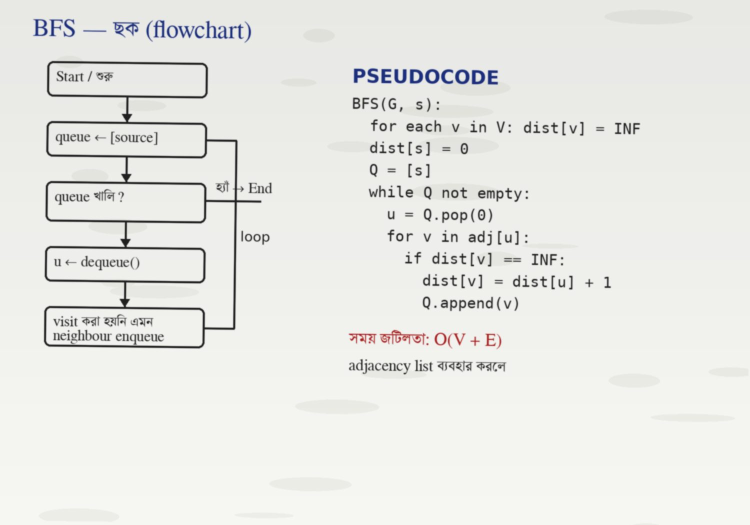
#> input picture eval/images/flow_pseudocode.jpg, 1500 x 1050 px (shown at 1/2 size); its folder holds only this picture in this run
$ python -i make_boards.py   (imports and definitions only)
#> lines starting #> are read from the running program, lines starting #| are printed output that depends on the picture
#> further down, picture is the input picture: PIL image 1500x1050 RGB; mean R, G, B 232.2, 232.9, 228.9
"""Generate author-created test whiteboard images for BoardBridge BD evaluation.

These are SYNTHETIC boards authored for this submission — not photographs of real
classrooms, and not scraped from anywhere. Provenance is stated in eval/references.md
and in the Kaggle writeup. Run: python3 eval/make_boards.py
"""
import os
import random

from PIL import Image, ImageDraw, ImageFilter, ImageFont

# [1 line not run here, left out]

OUT = os.path.join(os.path.dirname(__file__), "images")
# [1 line not run here, left out]

# FreeSerif covers Bengali AND Latin in one face, so code-switched lines render
# in a single draw call the way a real hand-written board mixes the two scripts.
BN = "/usr/share/fonts/truetype/freefont/FreeSerif.ttf"
BN_ALT = "/usr/share/fonts/truetype/freefont/FreeSans.ttf"
EN = "/usr/share/fonts/truetype/dejavu/DejaVuSans.ttf"
EN_BOLD = "/usr/share/fonts/truetype/dejavu/DejaVuSans-Bold.ttf"
MONO = "/usr/share/fonts/truetype/dejavu/DejaVuSansMono.ttf"


# [16 lines left out: functions font, board, not called in this run]


def photo_finish(img, blur=0.7, rot=0.5, dark=0.93):
    """Simulate a phone photo: slight rotation, uneven lighting, mild blur, JPEG-ish."""
#> called with blur = 0.7, rot = 0.5, dark = 0.93
    img = img.rotate(rot, expand=False, fillcolor=(247, 247, 244), resample=Image.BICUBIC)
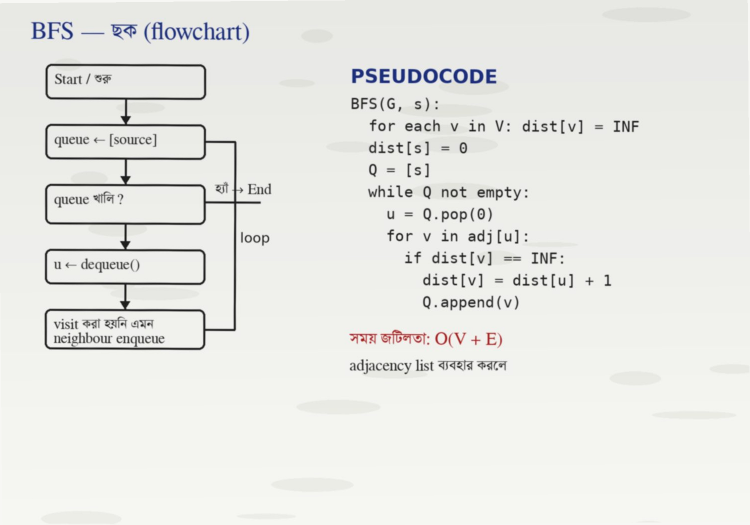
#> img: PIL image 1500x1050 RGB (shown at 1/2 size); mean R, G, B 232.1, 232.8, 228.8
    w, h = img.size
#> w = 1500; h = 1050
    grad = Image.new("L", (w, h))
#> grad: PIL image 1500x1050 L; every value is 0
    gd = ImageDraw.Draw(grad)
    for i in range(h):
        gd.line([(0, i), (w, i)], fill=int(255 * (dark + (1 - dark) * (i / h))))
    img = Image.composite(img, Image.new("RGB", (w, h), (30, 30, 30)), grad)
    return img.filter(ImageFilter.GaussianBlur(blur))


# ----------------------------------------------------------------- board 1
# [91 lines left out: functions mixed_notes, flow_pseudocode, blurred_negative, not called in this run]


# [6 lines not run here, left out]

>>> from PIL import Image
>>> picture = Image.open('images/flow_pseudocode.jpg')
>>> result = photo_finish(picture)
